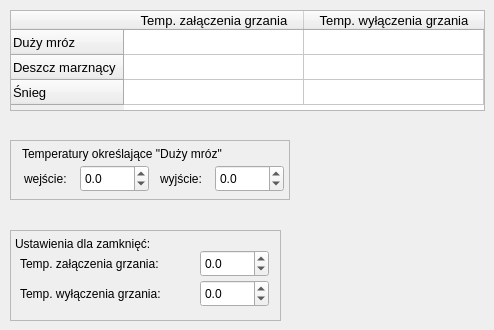
      <widget class="QWidget" name="tab_13">
       <attribute name="title">
        <string>Temperatury</string>
       </attribute>
       <widget class="QTableWidget" name="weatherAutomTempTable">
        <property name="geometry">
         <rect>
          <x>10</x>
          <y>10</y>
          <width>475</width>
          <height>101</height>
         </rect>
        </property>
        <property name="font">
         <font>
          <pointsize>10</pointsize>
         </font>
        </property>
        <property name="verticalScrollBarPolicy">
         <enum>Qt::ScrollBarAlwaysOff</enum>
        </property>
        <property name="horizontalScrollBarPolicy">
         <enum>Qt::ScrollBarAlwaysOff</enum>
        </property>
        <attribute name="horizontalHeaderDefaultSectionSize">
         <number>180</number>
        </attribute>
        <attribute name="horizontalHeaderMinimumSectionSize">
         <number>50</number>
        </attribute>
        <attribute name="verticalHeaderDefaultSectionSize">
         <number>25</number>
        </attribute>
        <row>
         <property name="text">
          <string>Duży mróz</string>
         </property>
        </row>
        <row>
         <property name="text">
          <string>Deszcz marznący</string>
         </property>
        </row>
        <row>
         <property name="text">
          <string>Śnieg</string>
         </property>
        </row>
        <column>
         <property name="text">
          <string>Temp. załączenia grzania</string>
         </property>
        </column>
        <column>
         <property name="text">
          <string>Temp. wyłączenia grzania</string>
         </property>
        </column>
       </widget>
       <widget class="QFrame" name="frostTempFrame">
        <property name="geometry">
         <rect>
          <x>10</x>
          <y>140</y>
          <width>280</width>
          <height>60</height>
         </rect>
        </property>
        <property name="frameShape">
         <enum>QFrame::StyledPanel</enum>
        </property>
        <property name="frameShadow">
         <enum>QFrame::Raised</enum>
        </property>
        <widget class="QLabel" name="label_35">
         <property name="geometry">
          <rect>
           <x>12</x>
           <y>5</y>
           <width>260</width>
           <height>17</height>
          </rect>
         </property>
         <property name="text">
          <string>Temperatury określające &quot;Duży mróz&quot;</string>
         </property>
        </widget>
        <widget class="QLabel" name="label_36">
         <property name="geometry">
          <rect>
           <x>14</x>
           <y>30</y>
           <width>60</width>
           <height>17</height>
          </rect>
         </property>
         <property name="text">
          <string>wejście:</string>
         </property>
        </widget>
        <widget class="QLabel" name="label_37">
         <property name="geometry">
          <rect>
           <x>150</x>
           <y>30</y>
           <width>60</width>
           <height>17</height>
          </rect>
         </property>
         <property name="text">
          <string>wyjście:</string>
         </property>
        </widget>
        <widget class="QDoubleSpinBox" name="frostTempIn">
         <property name="geometry">
          <rect>
           <x>70</x>
           <y>25</y>
           <width>69</width>
           <height>27</height>
          </rect>
         </property>
         <property name="decimals">
          <number>1</number>
         </property>
         <property name="minimum">
          <double>-50.000000000000000</double>
         </property>
         <property name="maximum">
          <double>100.000000000000000</double>
         </property>
         <property name="singleStep">
          <double>0.100000000000000</double>
         </property>
        </widget>
        <widget class="QDoubleSpinBox" name="frostTempOut">
         <property name="geometry">
          <rect>
           <x>205</x>
           <y>25</y>
           <width>69</width>
           <height>27</height>
          </rect>
         </property>
         <property name="decimals">
          <number>1</number>
         </property>
         <property name="minimum">
          <double>-50.000000000000000</double>
         </property>
         <property name="maximum">
          <double>100.000000000000000</double>
         </property>
         <property name="singleStep">
          <double>0.100000000000000</double>
         </property>
         <property name="value">
          <double>0.000000000000000</double>
         </property>
        </widget>
       </widget>
       <widget class="QFrame" name="frame_3">
        <property name="geometry">
         <rect>
          <x>10</x>
          <y>230</y>
          <width>271</width>
          <height>91</height>
         </rect>
        </property>
        <property name="frameShape">
         <enum>QFrame::StyledPanel</enum>
        </property>
        <property name="frameShadow">
         <enum>QFrame::Raised</enum>
        </property>
        <widget class="QLabel" name="label_26">
         <property name="geometry">
          <rect>
           <x>5</x>
           <y>5</y>
           <width>170</width>
           <height>17</height>
          </rect>
         </property>
         <property name="text">
          <string>Ustawienia dla zamknięć:</string>
         </property>
        </widget>
        <widget class="QLabel" name="label_27">
         <property name="geometry">
          <rect>
           <x>10</x>
           <y>25</y>
           <width>180</width>
           <height>17</height>
          </rect>
         </property>
         <property name="text">
          <string>Temp. załączenia grzania:</string>
         </property>
        </widget>
        <widget class="QLabel" name="label_28">
         <property name="geometry">
          <rect>
           <x>10</x>
           <y>55</y>
           <width>180</width>
           <height>17</height>
          </rect>
         </property>
         <property name="text">
          <string>Temp. wyłączenia grzania:</string>
         </property>
        </widget>
        <widget class="QDoubleSpinBox" name="tLocksOn">
         <property name="geometry">
          <rect>
           <x>190</x>
           <y>20</y>
           <width>69</width>
           <height>27</height>
          </rect>
         </property>
         <property name="decimals">
          <number>1</number>
         </property>
         <property name="minimum">
          <double>-50.000000000000000</double>
         </property>
         <property name="singleStep">
          <double>0.100000000000000</double>
         </property>
        </widget>
        <widget class="QDoubleSpinBox" name="tLocksOff">
         <property name="geometry">
          <rect>
           <x>190</x>
           <y>50</y>
           <width>69</width>
           <height>27</height>
          </rect>
         </property>
         <property name="decimals">
          <number>1</number>
         </property>
         <property name="minimum">
          <double>-50.000000000000000</double>
         </property>
         <property name="singleStep">
          <double>0.100000000000000</double>
         </property>
        </widget>
       </widget>
      </widget>
